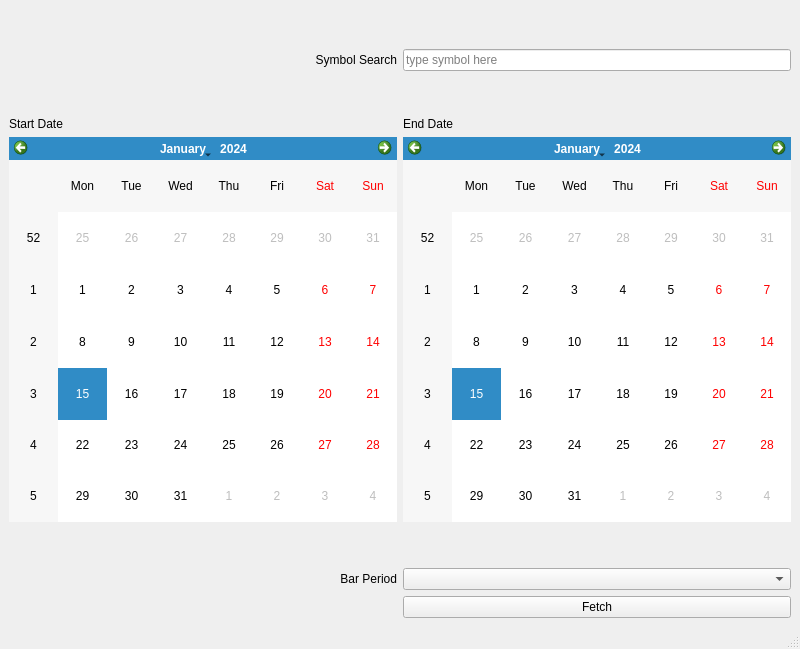
<?xml version="1.0" encoding="UTF-8"?>
<ui version="4.0">
 <class>MainWindow</class>
 <widget class="QMainWindow" name="MainWindow">
  <property name="geometry">
   <rect>
    <x>0</x>
    <y>0</y>
    <width>800</width>
    <height>649</height>
   </rect>
  </property>
  <property name="sizePolicy">
   <sizepolicy hsizetype="Expanding" vsizetype="Expanding">
    <horstretch>0</horstretch>
    <verstretch>0</verstretch>
   </sizepolicy>
  </property>
  <property name="minimumSize">
   <size>
    <width>800</width>
    <height>600</height>
   </size>
  </property>
  <property name="windowTitle">
   <string>Symbol List Builder</string>
  </property>
  <widget class="QWidget" name="centralwidget">
   <property name="sizePolicy">
    <sizepolicy hsizetype="Expanding" vsizetype="Expanding">
     <horstretch>0</horstretch>
     <verstretch>0</verstretch>
    </sizepolicy>
   </property>
   <property name="minimumSize">
    <size>
     <width>800</width>
     <height>600</height>
    </size>
   </property>
   <layout class="QGridLayout" name="gridLayout_3">
    <item row="0" column="0">
     <layout class="QGridLayout" name="gridLayout_2" rowstretch="1,0,0,0,0,0,0,0,0,0,0" columnstretch="1,1,0">
      <property name="sizeConstraint">
       <enum>QLayout::SetDefaultConstraint</enum>
      </property>
      <item row="9" column="1">
       <widget class="QPushButton" name="fetch_button">
        <property name="text">
         <string>Fetch</string>
        </property>
       </widget>
      </item>
      <item row="0" column="1">
       <spacer name="verticalSpacer_2">
        <property name="orientation">
         <enum>Qt::Vertical</enum>
        </property>
        <property name="sizeType">
         <enum>QSizePolicy::Maximum</enum>
        </property>
        <property name="sizeHint" stdset="0">
         <size>
          <width>20</width>
          <height>40</height>
         </size>
        </property>
       </spacer>
      </item>
      <item row="8" column="1">
       <widget class="QComboBox" name="bar_combobox"/>
      </item>
      <item row="5" column="1">
       <widget class="QLabel" name="label_5">
        <property name="text">
         <string>End Date</string>
        </property>
       </widget>
      </item>
      <item row="1" column="0">
       <widget class="QLabel" name="label">
        <property name="text">
         <string>Symbol Search</string>
        </property>
        <property name="alignment">
         <set>Qt::AlignRight|Qt::AlignTrailing|Qt::AlignVCenter</set>
        </property>
       </widget>
      </item>
      <item row="8" column="0">
       <widget class="QLabel" name="label_2">
        <property name="text">
         <string>Bar Period</string>
        </property>
        <property name="alignment">
         <set>Qt::AlignRight|Qt::AlignTrailing|Qt::AlignVCenter</set>
        </property>
       </widget>
      </item>
      <item row="5" column="0">
       <widget class="QLabel" name="label_4">
        <property name="text">
         <string>Start Date</string>
        </property>
       </widget>
      </item>
      <item row="6" column="0">
       <widget class="QCalendarWidget" name="start_date_widget"/>
      </item>
      <item row="6" column="1">
       <widget class="QCalendarWidget" name="end_date_widget"/>
      </item>
      <item row="4" column="1">
       <spacer name="verticalSpacer">
        <property name="orientation">
         <enum>Qt::Vertical</enum>
        </property>
        <property name="sizeType">
         <enum>QSizePolicy::Maximum</enum>
        </property>
        <property name="sizeHint" stdset="0">
         <size>
          <width>20</width>
          <height>40</height>
         </size>
        </property>
       </spacer>
      </item>
      <item row="1" column="1">
       <widget class="QLineEdit" name="search_field">
        <property name="inputMethodHints">
         <set>Qt::ImhUppercaseOnly</set>
        </property>
        <property name="placeholderText">
         <string>type symbol here</string>
        </property>
        <property name="clearButtonEnabled">
         <bool>true</bool>
        </property>
       </widget>
      </item>
      <item row="7" column="1">
       <spacer name="verticalSpacer_3">
        <property name="orientation">
         <enum>Qt::Vertical</enum>
        </property>
        <property name="sizeType">
         <enum>QSizePolicy::Maximum</enum>
        </property>
        <property name="sizeHint" stdset="0">
         <size>
          <width>20</width>
          <height>40</height>
         </size>
        </property>
       </spacer>
      </item>
     </layout>
    </item>
   </layout>
  </widget>
  <widget class="QMenuBar" name="menubar">
   <property name="geometry">
    <rect>
     <x>0</x>
     <y>0</y>
     <width>800</width>
     <height>22</height>
    </rect>
   </property>
  </widget>
  <widget class="QStatusBar" name="statusbar"/>
 </widget>
 <resources/>
 <connections/>
</ui>
